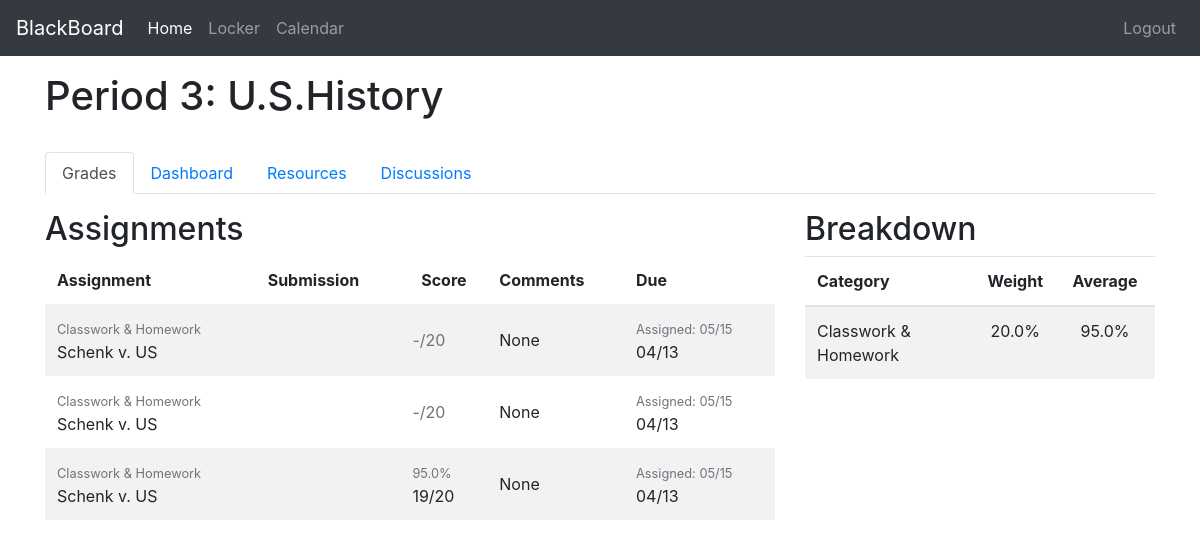
The page /student/class/grades/f539d41f969241ef9579b24c881683bf (signed in) on the database as committed earlier.
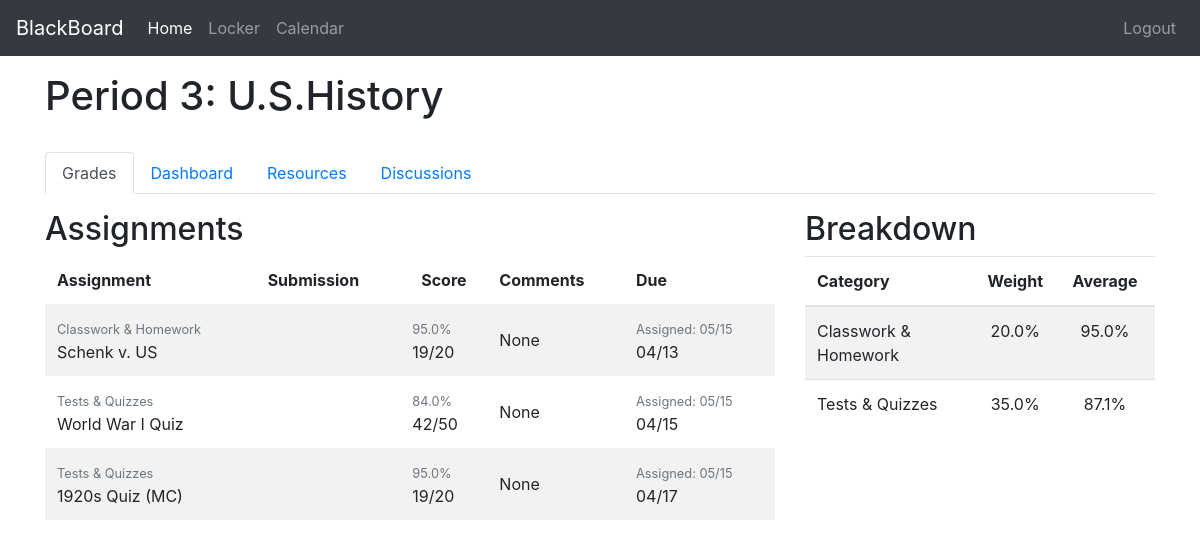
The same page on the database as committed later.
### board/models.py (models this page shows, shortened)
class Assignment(models.Model):
    id = models.UUIDField(primary_key=True, default=uuid.uuid4, editable=False, unique=True)
    assignment_name = models.CharField(max_length=80, unique=False)
    category_id = models.CharField(max_length=100, unique=False)
    assignment_description = models.CharField(max_length=150, unique=False, null=True)
    points = models.IntegerField()
    created = models.DateTimeField(null=True, auto_now=True)
    updated = models.DateTimeField(null=True)
    assigned = models.DateTimeField(null=True)
    due_date = models.DateTimeField(null=True)
    est_completion_time_min = models.IntegerField(null=True, default=None)
    class Meta:
        db_table = 'assignments'
        order_with_respect_to = 'id'

class Category(models.Model):
    id = models.UUIDField(primary_key=True, default=uuid.uuid4, editable=False, unique=True)
    category_name = models.CharField(max_length=25, unique=False)
    category_description = models.CharField(max_length=150, unique=False, null=True, default=None)
    category_weight = models.DecimalField(decimal_places=3, max_digits=3, null=True)
    def __str__(self):
        return self.category_name
    class Meta:
        db_table = 'categories'

### student/models.py (models this page shows, shortened)
class Submission(models.Model):
    id = models.UUIDField(primary_key=True, default=uuid.uuid4, editable=False, unique=True)
    assignment_id = models.CharField(max_length=100, unique=False)
    enrollment_id = models.CharField(max_length=100, unique=False)
    date_submitted = models.DateTimeField(null=True, default=None)
    score = models.IntegerField(unique=False, null=True, default=None)
    file = models.FileField(upload_to='media/submission_files', null=True, default=None, unique=False)
    comments = models.CharField(max_length=200, null=True, default=None, unique=False)
    cal_event_id = models.CharField(max_length=50, null=True, default=None, unique=False)
    complete = models.BooleanField(null=True, default=False)
    class Meta:
        db_table = 'submissions'
        order_with_respect_to = 'assignment_id'

### student/views.py (the view)
# urls.py: path('class/<str:element>/<str:enrollment_id>', views.klass, name='student-class')
def klass(request, element, enrollment_id):
    if element == 'grades':
        return grades(request, enrollment_id, active=element)
    elif element == 'dashboard':
        return dashboard(request, enrollment_id, active=element)
    elif element == 'resources':
        return resources(request, enrollment_id, active=element)
    elif element == 'discussions':
        return discussions(request, enrollment_id, active=element)

### student/templatetags/student_extras.py (called while the page is built)
@register.filter
def div_perc(num, denom):
    if num and denom:
        return num * 100.0 / denom

@register.filter
def percent(decimal):
    if decimal:
        return decimal * 100

### student/utils.py (called while the page is built)
def letter_grade(percent):
    if percent >= 0.9:
        return 'A'
    elif percent >= 0.8:
        return 'B'
    elif percent >= 0.7:
        return 'C'
    elif percent >= 0.6:
        return 'D'
    else:
        return 'F'

### student/templates/student/grades.html (shortened to what this page needs)
{% extends 'student/class.html' %}
{% load static %}
{% load student_extras %}
{% block css %}
    <link rel="stylesheet" type="text/css" href="{% static 'student/grades.css' %}">
{% endblock%}
{% block content %}
    <div class="row pt-3 justify-content-center">
        {% if assignments %}
            <div class="col-lg-8">
                <h2>Assignments</h2>
                <table class="table table-striped table-borderless border-0"
                data-toggle="table">
                    <thead>
                        <tr>
                            <th>Assignment</th>
                            <th>Submission</th>
                            <th class="text-center" data-sortable="True" data-cell-style="cellStyle">Score</th>
                            <th>Comments</th>
                            <th data-sortable="True">Due</th>
                        </tr>
                    </thead>
                    <tbody>
                        {% for assignment, info in assignments.items %}
                            <tr>
                                <td>
                                    <small class="text-muted">{{ info.0 }}</small> <br>
                                    {{ assignment.assignment_name }}
                                </td>
                                <td>{{ info.1.file }}</td>
                                <td class="align-middle">
                                    {% if info.1.score %}
                                        <small class="text-muted">{{ info.1.score|div_perc:assignment.points|floatformat:1 }}%</small><br>
                                        {{ info.1.score }}/{{ assignment.points }}
                                    {% else %}
                                        <span class="text-muted">-/{{ assignment.points }}</span>
                                    {% endif %}
                                </td>
                                <td class="align-middle">{{ info.1.comments }}</td>
                                <td>
                                    <small class="text-muted">Assigned: {{ assignment.assigned|date:'m/d' }}</small><br>
                                    {{ assignment.due_date|date:'m/d' }}
                                </td>
                            </tr>
                        {% endfor %}
                    </tbody>
                </table>
            </div>
            <div class="col-lg-4">
                <h2>Breakdown</h2>
                <table class="table table-striped">
                    <thead>
                        <tr>
                            <th>Category</th>
                            {% if weighted %}
                                <th class="text-center">Weight</th>
                            {% endif %}
                            <th class="text-center" style="width: 100px">Average</th>
                        </tr>
                    </thead>
                    <tbody>
                        {% for category, percentage_weight in grades.2.items %}
                            <tr>
                                <td title="{{ percentage_weight.1 }}">{{ category.category_name }}</td>
                                {% if weighted %}
                                    <td class="text-center">{{ percentage_weight.1|percent|floatformat:1 }}%</td>
                                {% endif %}
                                <td class="text-center">{{ percentage_weight.0|floatformat:1 }}%</td>
                            </tr>
                        {% endfor %}
                    </tbody>
                </table>
            </div>
        {% else %}
            <div class="col-2 justify-content-center">
                <small class="align-self-center">No assignments to show.</small>
            </div>
        {% endif %}
    </div>
{% endblock %}

Rows that differ between the two databases and show on the page:
removed Assignment: category_name "Classwork & Homework", assignment_name "Schenk v. US", points "20", comments "None", assigned "05/15", due_date "04/13"
removed Assignment: category_name "Classwork & Homework", assignment_name "Schenk v. US", points "20", comments "None", assigned "05/15", due_date "04/13"
added Assignment: category_name "Tests & Quizzes", assignment_name "World War I Quiz", points.score "84.0", score "42", points "50", comments "None", assigned "05/15", due_date "04/15"
added Assignment: category_name "Tests & Quizzes", assignment_name "1920s Quiz (MC)", points.score "95.0", score "19", points "20", comments "None", assigned "05/15", due_date "04/17"
now on this page (row unchanged): Category: category_name "Tests & Quizzes", category_weight "35.0", percentage_weight "87.1"
